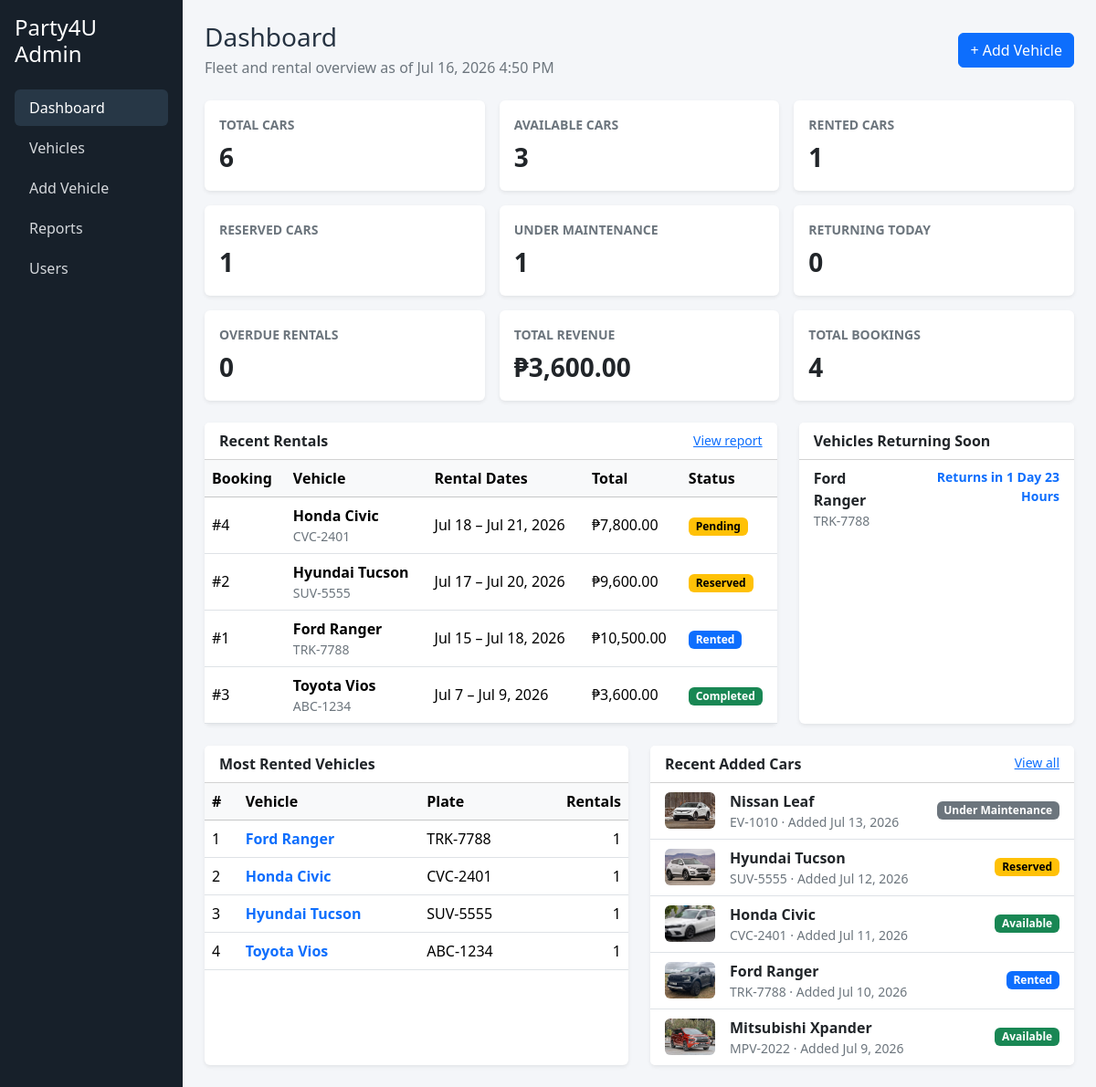
/admin/jeiven_dashboard.php, run on the app's committed database.
### tables this page shows
CREATE TABLE IF NOT EXISTS bookings (
    id INT UNSIGNED NOT NULL AUTO_INCREMENT,
    user_id INT UNSIGNED DEFAULT NULL,
    vehicle_id INT UNSIGNED NOT NULL,
    start_date DATETIME NOT NULL,
    end_date DATETIME NOT NULL,
    rental_days INT UNSIGNED NOT NULL DEFAULT 1,
    daily_rate DECIMAL(10, 2) NOT NULL,
    total_amount DECIMAL(10, 2) NOT NULL,
    status ENUM(
        'Pending',
        'Reserved',
        'Rented',
        'Completed',
        'Cancelled'
    ) NOT NULL DEFAULT 'Pending',
    created_at DATETIME NOT NULL DEFAULT CURRENT_TIMESTAMP,
    updated_at DATETIME NOT NULL DEFAULT CURRENT_TIMESTAMP
        ON UPDATE CURRENT_TIMESTAMP,
    PRIMARY KEY (id),
    KEY idx_bookings_user_id (user_id),
    KEY idx_bookings_vehicle_id (vehicle_id),
    KEY idx_bookings_status (status),
    KEY idx_bookings_created_at (created_at),
    KEY idx_bookings_end_date (end_date),
    CONSTRAINT fk_bookings_user
        FOREIGN KEY (user_id)
        REFERENCES users (user_id)
        ON DELETE SET NULL
        ON UPDATE CASCADE,
    CONSTRAINT fk_bookings_vehicle
        FOREIGN KEY (vehicle_id)
        REFERENCES vehicles (id)
        ON DELETE RESTRICT
        ON UPDATE CASCADE
);

CREATE TABLE IF NOT EXISTS vehicles (
    id INT UNSIGNED NOT NULL AUTO_INCREMENT,
    brand VARCHAR(80) NOT NULL,
    model VARCHAR(80) NOT NULL,
    year SMALLINT UNSIGNED NOT NULL,
    category ENUM(
        'Sedan',
        'SUV',
        'Hatchback',
        'Pickup',
        'Van',
        'Coupe',
        'Convertible'
    ) NOT NULL,
    transmission ENUM('Automatic', 'Manual') NOT NULL,
    fuel_type ENUM('Gasoline', 'Diesel', 'Hybrid', 'Electric') NOT NULL,
    seating_capacity TINYINT UNSIGNED NOT NULL,
    plate_number VARCHAR(30) NOT NULL,
    color VARCHAR(50) NOT NULL,
    daily_rate DECIMAL(10, 2) NOT NULL,
    description TEXT DEFAULT NULL,
    image_path VARCHAR(500) DEFAULT NULL,
    availability_status ENUM(
        'Available',
        'Reserved',
        'Rented',
        'Under Maintenance'
    ) NOT NULL DEFAULT 'Available',
    created_at DATETIME NOT NULL DEFAULT CURRENT_TIMESTAMP,
    updated_at DATETIME NOT NULL DEFAULT CURRENT_TIMESTAMP
        ON UPDATE CURRENT_TIMESTAMP,
    PRIMARY KEY (id),
    UNIQUE KEY uq_vehicles_plate_number (plate_number),
    KEY idx_vehicles_status (availability_status),
    KEY idx_vehicles_category (category),
    KEY idx_vehicles_created_at (created_at)
);

### admin/jeiven_dashboard.php (the view, shortened to what this page needs)
<?php
require_once __DIR__ . '/../includes/leanne_db.php';
$db = isset($conn) && $conn instanceof mysqli ? $conn : (isset($mysqli) && $mysqli instanceof mysqli ? $mysqli : null);
function e(?string $value): string { return htmlspecialchars($value ?? '', ENT_QUOTES, 'UTF-8'); }
function fetchRows(mysqli $db, string $sql): array { $stmt=$db->prepare($sql); if(!$stmt)return[]; if(!$stmt->execute()){$stmt->close();return[];} $result=$stmt->get_result();$rows=$result?$result->fetch_all(MYSQLI_ASSOC):[]; $stmt->close(); return $rows; }
function fetchValue(mysqli $db, string $sql): float { $stmt=$db->prepare($sql); $result=$stmt->get_result();$row=$result?$result->fetch_row():[]; return (float)($row[0]??0); }
function badgeClass(string $status): string { return match($status){'Available','Completed'=>'success','Reserved','Pending'=>'warning','Rented'=>'primary','Under Maintenance'=>'secondary','Cancelled','Overdue'=>'danger',default=>'dark'}; }
function dueLabel(string $endDate): array
{
    try { $now=new DateTimeImmutable('now'); $end=new DateTimeImmutable($endDate); }
    catch(Exception $e){ return ['label'=>'Unknown','overdue'=>false]; }
    $overdue=$end<$now; $seconds=abs($end->getTimestamp()-$now->getTimestamp());
    $days=intdiv($seconds,86400); $hours=intdiv($seconds%86400,3600); $minutes=max(1,intdiv($seconds%3600,60)); $parts=[];
    if($days)$parts[]=$days.' '.($days===1?'Day':'Days');
    if($hours&&count($parts)<2)$parts[]=$hours.' '.($hours===1?'Hour':'Hours');
    return ['label'=>($overdue?'Overdue by ':'Returns in ').implode(' ',array_slice($parts,0,2)),'overdue'=>$overdue];
}
$stats=['total_cars'=>0,'available'=>0,'rented'=>0,'reserved'=>0,'maintenance'=>0,'returning_today'=>0,'overdue'=>0,'revenue'=>0,'bookings'=>0];
$recentRentals=$returningSoon=$mostRented=$recentCars=[];
if($db!==null){
    $stats['total_cars']=(int)fetchValue($db,'SELECT COUNT(*) FROM vehicles');
    $stats['available']=(int)fetchValue($db,"SELECT COUNT(*) FROM vehicles WHERE availability_status='Available'");
    $stats['rented']=(int)fetchValue($db,"SELECT COUNT(*) FROM vehicles WHERE availability_status='Rented'");
    $stats['reserved']=(int)fetchValue($db,"SELECT COUNT(*) FROM vehicles WHERE availability_status='Reserved'");
    $stats['maintenance']=(int)fetchValue($db,"SELECT COUNT(*) FROM vehicles WHERE availability_status='Under Maintenance'");
    $stats['returning_today']=(int)fetchValue($db,"SELECT COUNT(*) FROM bookings WHERE status='Rented' AND end_date>=CURDATE() AND end_date<DATE_ADD(CURDATE(),INTERVAL 1 DAY)");
    $stats['overdue']=(int)fetchValue($db,"SELECT COUNT(*) FROM bookings WHERE status='Rented' AND end_date<NOW()");
    $stats['revenue']=fetchValue($db,"SELECT COALESCE(SUM(total_amount),0) FROM bookings WHERE status='Completed'");
    $stats['bookings']=(int)fetchValue($db,'SELECT COUNT(*) FROM bookings');
    $recentRentals=fetchRows($db,"SELECT b.id,b.start_date,b.end_date,b.total_amount,b.status,b.created_at,v.brand,v.model,v.plate_number FROM bookings b JOIN vehicles v ON v.id=b.vehicle_id ORDER BY b.created_at DESC,b.id DESC LIMIT 6");
    $returningSoon=fetchRows($db,"SELECT b.id,b.end_date,v.id AS vehicle_id,v.brand,v.model,v.plate_number FROM bookings b JOIN vehicles v ON v.id=b.vehicle_id WHERE b.status='Rented' AND b.end_date<=DATE_ADD(NOW(),INTERVAL 3 DAY) ORDER BY b.end_date ASC LIMIT 6");
    $mostRented=fetchRows($db,"SELECT v.id,v.brand,v.model,v.plate_number,COUNT(b.id) AS rental_count FROM vehicles v JOIN bookings b ON b.vehicle_id=v.id AND b.status<>'Cancelled' GROUP BY v.id,v.brand,v.model,v.plate_number ORDER BY rental_count DESC,v.brand,v.model LIMIT 5");
    $recentCars=fetchRows($db,'SELECT id,brand,model,plate_number,availability_status,created_at,image_path FROM vehicles ORDER BY created_at DESC,id DESC LIMIT 5');
}
$cards=[
 ['Total Cars',$stats['total_cars'],'primary'],['Available Cars',$stats['available'],'success'],['Rented Cars',$stats['rented'],'info'],
 ['Reserved Cars',$stats['reserved'],'warning'],['Under Maintenance',$stats['maintenance'],'secondary'],['Returning Today',$stats['returning_today'],'primary'],
 ['Overdue Rentals',$stats['overdue'],'danger'],['Total Revenue','₱'.number_format($stats['revenue'],2),'success'],['Total Bookings',$stats['bookings'],'dark']
];
?>
<!doctype html><html lang="en"><head><link href="https://cdn.jsdelivr.net/npm/bootstrap@5.3.3/dist/css/bootstrap.min.css" rel="stylesheet"><link href="../assets/css/style.css" rel="stylesheet">
</head><body><div class="container-fluid"><div class="row">
<aside class="col-md-3 col-lg-2 p-3 sidebar"><h4 class="text-white mb-4">Party4U Admin</h4><nav class="nav flex-column gap-1"><a class="nav-link rounded active" href="jeiven_dashboard.php">Dashboard</a><a class="nav-link rounded" href="jeiven_cars.php">Vehicles</a><a class="nav-link rounded" href="jeiven_add_car.php">Add Vehicle</a><a class="nav-link rounded" href="jeiven_reports.php">Reports</a><a class="nav-link rounded" href="yana_users.php">Users</a></nav></aside>
<main class="col-md-9 col-lg-10 px-md-4 py-4"><div class="d-flex flex-wrap justify-content-between align-items-center gap-2 mb-4"><div><h1 class="h3 mb-1">Dashboard</h1><p class="text-secondary mb-0">Fleet and rental overview as of <?= e(date('M j, Y g:i A')) ?></p></div><a class="btn btn-primary" href="jeiven_add_car.php">+ Add Vehicle</a></div>
<div class="row g-3 mb-4"><?php foreach($cards as [$label,$value,$color]):?><div class="col-sm-6 col-xl-4"><div class="card border-0 shadow-sm h-100 metric border-<?=e($color)?>"><div class="card-body"><div class="text-secondary small text-uppercase fw-semibold"><?=e($label)?></div><div class="fs-3 fw-bold mt-1"><?=is_int($value)?number_format($value):e((string)$value)?></div></div></div></div><?php endforeach;?></div>
<div class="row g-4 mb-4"><div class="col-xl-8"><div class="card border-0 shadow-sm h-100"><div class="card-header bg-white d-flex justify-content-between align-items-center"><strong>Recent Rentals</strong><a href="jeiven_reports.php?report=bookings" class="small">View report</a></div><div class="table-responsive"><table class="table table-hover align-middle mb-0"><thead class="table-light"><tr><th>Booking</th><th>Vehicle</th><th>Rental Dates</th><th>Total</th><th>Status</th></tr></thead><tbody><?php if(!$recentRentals):?><tr><td colspan="5" class="text-center text-secondary py-4">No rental records yet.</td></tr><?php endif;?><?php foreach($recentRentals as $row):?><tr><td>#<?= (int)$row['id']?></td><td><strong><?=e($row['brand'].' '.$row['model'])?></strong><div class="small text-secondary"><?=e($row['plate_number'])?></div></td><td><?=e(date('M j',strtotime($row['start_date'])))?> – <?=e(date('M j, Y',strtotime($row['end_date'])))?></td><td>₱<?=number_format((float)$row['total_amount'],2)?></td><td><span class="badge text-bg-<?=badgeClass((string)$row['status'])?>"><?=e($row['status'])?></span></td></tr><?php endforeach;?></tbody></table></div></div></div>
<div class="col-xl-4"><div class="card border-0 shadow-sm h-100"><div class="card-header bg-white"><strong>Vehicles Returning Soon</strong></div><div class="list-group list-group-flush"><?php if(!$returningSoon):?><div class="text-center text-secondary p-4">No vehicles due soon.</div><?php endif;?><?php foreach($returningSoon as $row):$due=dueLabel((string)$row['end_date']);?><a href="jeiven_edit_car.php?id=<?=(int)$row['vehicle_id']?>" class="list-group-item list-group-item-action d-flex justify-content-between gap-2"><div><strong><?=e($row['brand'].' '.$row['model'])?></strong><div class="small text-secondary"><?=e($row['plate_number'])?></div></div><small class="text-end fw-semibold <?=$due['overdue']?'text-danger':'text-primary'?>"><?=e($due['label'])?></small></a><?php endforeach;?></div></div></div></div>
<div class="row g-4"><div class="col-xl-6"><div class="card border-0 shadow-sm h-100"><div class="card-header bg-white"><strong>Most Rented Vehicles</strong></div><div class="table-responsive"><table class="table align-middle mb-0"><thead class="table-light"><tr><th>#</th><th>Vehicle</th><th>Plate</th><th class="text-end">Rentals</th></tr></thead><tbody><?php if(!$mostRented):?><tr><td colspan="4" class="text-center text-secondary py-4">No rental data yet.</td></tr><?php endif;?><?php foreach($mostRented as $index=>$row):?><tr><td><?= $index+1?></td><td><a href="jeiven_edit_car.php?id=<?=(int)$row['id']?>" class="text-decoration-none fw-semibold"><?=e($row['brand'].' '.$row['model'])?></a></td><td><?=e($row['plate_number'])?></td><td class="text-end"><?=number_format((int)$row['rental_count'])?></td></tr><?php endforeach;?></tbody></table></div></div></div>
<div class="col-xl-6"><div class="card border-0 shadow-sm h-100"><div class="card-header bg-white d-flex justify-content-between"><strong>Recent Added Cars</strong><a class="small" href="jeiven_cars.php">View all</a></div><div class="list-group list-group-flush"><?php if(!$recentCars):?><div class="text-center text-secondary p-4">No vehicles added yet.</div><?php endif;?><?php foreach($recentCars as $row):?><a href="jeiven_edit_car.php?id=<?=(int)$row['id']?>" class="list-group-item list-group-item-action d-flex align-items-center gap-3"><?php if(!empty($row['image_path'])): $imagePath = str_starts_with((string)$row['image_path'], 'assets/') ? '../' . $row['image_path'] : (string)$row['image_path']; ?><img class="car-thumb rounded" src="<?=e($imagePath)?>" alt=""><?php else:?><div class="car-thumb rounded"></div><?php endif;?><div class="flex-grow-1"><strong><?=e($row['brand'].' '.$row['model'])?></strong><div class="small text-secondary"><?=e($row['plate_number'])?> · Added <?=e(date('M j, Y',strtotime($row['created_at'])))?></div></div><span class="badge text-bg-<?=badgeClass((string)$row['availability_status'])?>"><?=e($row['availability_status'])?></span></a><?php endforeach;?></div></div></div></div>
</main></div></div><script src="https://cdn.jsdelivr.net/npm/bootstrap@5.3.3/dist/js/bootstrap.bundle.min.js"></script></body></html>

### assets/css/style.css (style rules this page uses)
:root { --brand-navy: #17202a; --brand-ink: #263342; --brand-sky: #eef6fb; --brand-green: #1f8a5b; }
body { background: #f4f6f9; color: var(--brand-ink); }
.sidebar { background: var(--brand-navy); min-height: 100vh; }
.sidebar a { color: #d5d8dc; text-decoration: none; }
.sidebar a:hover, .sidebar a.active { background: #273746; color: #fff; }
.metric { border-left: 4px solid var(--bs-primary); }
.car-thumb { width: 55px; height: 40px; object-fit: cover; background: #e9ecef; }
.table td, .table th { white-space: nowrap; }

### data on the page
bookings: id "4", vehicle.model "Honda Civic", vehicle.plate_number "CVC-2401", start_date "Jul 18", end_date "Jul 21, 2026", total_amount "7,800.00", status "Pending"
bookings: id "2", vehicle.model "Hyundai Tucson", vehicle.plate_number "SUV-5555", start_date "Jul 17", end_date "Jul 20, 2026", total_amount "9,600.00", status "Reserved"
bookings: id "1", vehicle.model "Ford Ranger", vehicle.plate_number "TRK-7788", start_date "Jul 15", end_date "Jul 18, 2026", total_amount "10,500.00", status "Rented", end_date "Returns in 1 Day 23 Hours"
bookings: id "3", vehicle.model "Toyota Vios", vehicle.plate_number "ABC-1234", start_date "Jul 7", end_date "Jul 9, 2026", total_amount "3,600.00", status "Completed"
vehicles: brand+model "Ford Ranger", plate_number "TRK-7788", rental_count "1", image_path (picture), created_at "Jul 10, 2026", availability_status "Rented"
vehicles: brand+model "Honda Civic", plate_number "CVC-2401", rental_count "1", image_path (picture), created_at "Jul 11, 2026", availability_status "Available"
vehicles: brand+model "Hyundai Tucson", plate_number "SUV-5555", rental_count "1", image_path (picture), created_at "Jul 12, 2026", availability_status "Reserved"
vehicles: brand+model "Toyota Vios", plate_number "ABC-1234", rental_count "1"
vehicles: image_path (picture), brand+model "Nissan Leaf", plate_number "EV-1010", created_at "Jul 13, 2026", availability_status "Under Maintenance"
vehicles: image_path (picture), brand+model "Mitsubishi Xpander", plate_number "MPV-2022", created_at "Jul 9, 2026", availability_status "Available"

### other printed values
$label "TOTAL CARS"
$value "6"
$label "AVAILABLE CARS"
$value "3"
$label "RENTED CARS"
$value "1"
$label "RESERVED CARS"
$label "UNDER MAINTENANCE"
$label "RETURNING TODAY"
$value "0"
$label "OVERDUE RENTALS"
$label "TOTAL REVENUE"
$value "₱3,600.00"
$label "TOTAL BOOKINGS"
$value "4"
